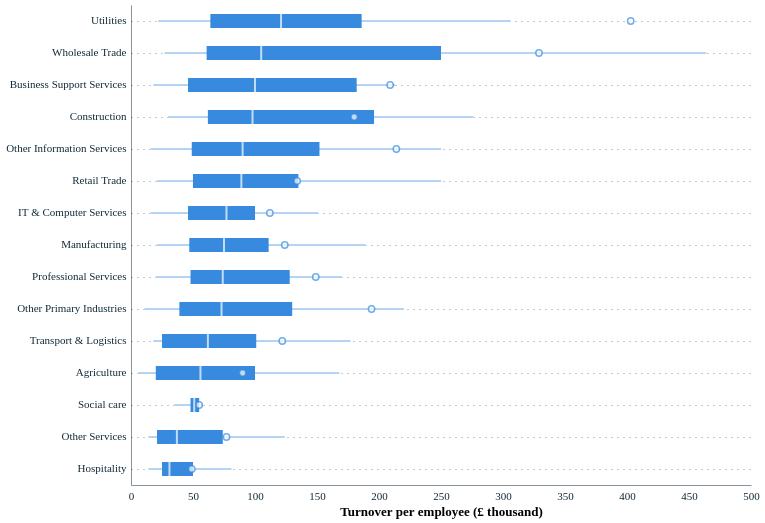

Write notebook code for a chart like this one.
### Code cell
# Productivity disparities by industry

sector_prod_df = prod_df[prod_df['dimension']=='Sector']
sector_prod_df_2023 = sector_prod_df[sector_prod_df['year']==2023]

sector_prod_df_2023 = sector_prod_df_2023.sort_values("p50_prod", ascending=False)
sector_order = sector_prod_df_2023["category"].tolist()

y = alt.Y("category:N", sort=sector_order, title=None, axis=alt.Axis(labelLimit=180))

tooltip = [
    alt.Tooltip("category:N",    title="Sector"),
    alt.Tooltip("p10_prod:Q",  title="P10",    format=","),
    alt.Tooltip("p25_prod:Q",  title="P25",    format=","),
    alt.Tooltip("p50_prod:Q",  title="Median", format=","),
    alt.Tooltip("p75_prod:Q",  title="P75",    format=","),
    alt.Tooltip("p90_prod:Q",  title="P90",    format=","),
    alt.Tooltip("mean_prod:Q", title="Mean",   format=","),
]

whisker = alt.Chart(sector_prod_df_2023).mark_rule(color="#b5d4f4", strokeWidth=2).encode(
    x=alt.X("p10_prod:Q", title="Turnover per employee (£ thousand)", axis=alt.Axis(format="~s")),
    x2="p90_prod:Q",
    y=y,
    tooltip=tooltip,
)

iqr_box = alt.Chart(sector_prod_df_2023).mark_bar(color="#378add", height=14).encode(
    x=alt.X("p25_prod:Q"),
    x2="p75_prod:Q",
    y=y,
    tooltip=tooltip,
)

median_tick = alt.Chart(sector_prod_df_2023).mark_tick(
    color="white", thickness=2, size=14
).encode(
    x=alt.X("p50_prod:Q"),
    y=y,
    tooltip=tooltip,
)

mean_circle = alt.Chart(sector_prod_df_2023).mark_point(
    shape="circle", filled=True, color="white", size=40,
    stroke="#378add", strokeWidth=1.5
).encode(
    x=alt.X("mean_prod:Q"),
    y=y,
    tooltip=tooltip,
)

chart = (whisker + iqr_box + median_tick + mean_circle).properties(
    width=620,
    height=480,
#    title=alt.TitleParams(
#        "Productivity Distribution by Sector (2023)",
#        subtitle="Line shows p10–p90 range · Boxes show IQR (p25–p75) · White tick = median · Circle = mean",
#        subtitleColor="#888",
#        subtitleFontSize=12,
#        fontSize=15,
#    )
).configure_view(
    strokeWidth=0
).configure_axis(
    grid=True,
    gridColor="#eeeeee",
    labelFontSize=12,
    titleFontSize=13,
)

chart.show()
chart.save(chart_path / 'AGP Charts/RLP_by_sector.png', scale_factor=2)

### Figure 1 — Vega-Lite specification as saved in the notebook (floating-point values rounded to 4 significant figures)
{"config": {"font": "Circular Std", "mark": {"line": {"interpolate": "linear"}}, "view": {"stroke": "transparent", "width": 400, "height": 300, "strokeWidth": 0}, "range": {"category": ["#179fdb", "#e6224b", "#f4c245", "#122b39", "#eb5c2e", "#36b7b4"], "diverging": ["#E6224B", "#E54753", "#C9C9C9", "#179FDB", "#122B39"], "heatmap": ["#C9C9C9", "#179FDB", "#0063AF", "#122B39"], "ordinal": ["#00A767", "#36B7B4", "#179FDB", "#0063AF", "#243B5A"]}, "axisX": {"labelColor": "#122b39", "tickColor": "#122b39", "domainColor": "#122b39", "domainOpacity": 0.5, "gridOpacity": 0, "labelFont": "Circular Std", "labelAngle": 0, "labelAlign": "center", "labelFontSize": 11, "labelPadding": 5, "tickCount": 10, "tickSize": 0, "title": ""}, "axisY": {"labelColor": "#122b39", "labelFont": "Circular Std", "tickColor": "#122b39", "domainColor": "#122b39", "gridColor": "#122b39", "gridDash": [1, 5], "gridOpacity": 0.5, "labelPadding": 5, "labelFontSize": 11, "domainOpacity": 0.5, "tickSize": 0, "title": null, "titleAlign": "left", "titleAngle": 0, "titleBaseline": "bottom", "titleColor": "#122b39", "titleOpacity": 0.9, "titleX": 0, "titleY": -7}, "axis": {"grid": true, "gridColor": "#eeeeee", "labelFontSize": 12, "titleFontSize": 13}}, "layer": [{"mark": {"type": "rule", "color": "#b5d4f4", "strokeWidth": 2}, "encoding": {"tooltip": [{"field": "category", "title": "Sector", "type": "nominal"}, {"field": "p10_prod", "format": ",", "title": "P10", "type": "quantitative"}, {"field": "p25_prod", "format": ",", "title": "P25", "type": "quantitative"}, {"field": "p50_prod", "format": ",", "title": "Median", "type": "quantitative"}, {"field": "p75_prod", "format": ",", "title": "P75", "type": "quantitative"}, {"field": "p90_prod", "format": ",", "title": "P90", "type": "quantitative"}, {"field": "mean_prod", "format": ",", "title": "Mean", "type": "quantitative"}], "x": {"axis": {"format": "~s"}, "field": "p10_prod", "title": "Turnover per employee (£ thousand)", "type": "quantitative"}, "x2": {"field": "p90_prod"}, "y": {"axis": {"labelLimit": 180}, "field": "category", "sort": ["Utilities", "Wholesale Trade", "Business Support Services", "Construction", "Other Information Services", "Retail Trade", "IT & Computer Services", "Manufacturing", "Professional Services", "Other Primary Industries", "Transport & Logistics", "Agriculture", "Social care", "Other Services", "Hospitality"], "title": null, "type": "nominal"}}}, {"mark": {"type": "bar", "color": "#378add", "height": 14}, "encoding": {"tooltip": [{"field": "category", "title": "Sector", "type": "nominal"}, {"field": "p10_prod", "format": ",", "title": "P10", "type": "quantitative"}, {"field": "p25_prod", "format": ",", "title": "P25", "type": "quantitative"}, {"field": "p50_prod", "format": ",", "title": "Median", "type": "quantitative"}, {"field": "p75_prod", "format": ",", "title": "P75", "type": "quantitative"}, {"field": "p90_prod", "format": ",", "title": "P90", "type": "quantitative"}, {"field": "mean_prod", "format": ",", "title": "Mean", "type": "quantitative"}], "x": {"field": "p25_prod", "type": "quantitative"}, "x2": {"field": "p75_prod"}, "y": {"axis": {"labelLimit": 180}, "field": "category", "sort": ["Utilities", "Wholesale Trade", "Business Support Services", "Construction", "Other Information Services", "Retail Trade", "IT & Computer Services", "Manufacturing", "Professional Services", "Other Primary Industries", "Transport & Logistics", "Agriculture", "Social care", "Other Services", "Hospitality"], "title": null, "type": "nominal"}}}, {"mark": {"type": "tick", "color": "white", "size": 14, "thickness": 2}, "encoding": {"tooltip": [{"field": "category", "title": "Sector", "type": "nominal"}, {"field": "p10_prod", "format": ",", "title": "P10", "type": "quantitative"}, {"field": "p25_prod", "format": ",", "title": "P25", "type": "quantitative"}, {"field": "p50_prod", "format": ",", "title": "Median", "type": "quantitative"}, {"field": "p75_prod", "format": ",", "title": "P75", "type": "quantitative"}, {"field": "p90_prod", "format": ",", "title": "P90", "type": "quantitative"}, {"field": "mean_prod", "format": ",", "title": "Mean", "type": "quantitative"}], "x": {"field": "p50_prod", "type": "quantitative"}, "y": {"axis": {"labelLimit": 180}, "field": "category", "sort": ["Utilities", "Wholesale Trade", "Business Support Services", "Construction", "Other Information Services", "Retail Trade", "IT & Computer Services", "Manufacturing", "Professional Services", "Other Primary Industries", "Transport & Logistics", "Agriculture", "Social care", "Other Services", "Hospitality"], "title": null, "type": "nominal"}}}, {"mark": {"type": "point", "color": "white", "filled": true, "shape": "circle", "size": 40, "stroke": "#378add", "strokeWidth": 1.5}, "encoding": {"tooltip": [{"field": "category", "title": "Sector", "type": "nominal"}, {"field": "p10_prod", "format": ",", "title": "P10", "type": "quantitative"}, {"field": "p25_prod", "format": ",", "title": "P25", "type": "quantitative"}, {"field": "p50_prod", "format": ",", "title": "Median", "type": "quantitative"}, {"field": "p75_prod", "format": ",", "title": "P75", "type": "quantitative"}, {"field": "p90_prod", "format": ",", "title": "P90", "type": "quantitative"}, {"field": "mean_prod", "format": ",", "title": "Mean", "type": "quantitative"}], "x": {"field": "mean_prod", "type": "quantitative"}, "y": {"axis": {"labelLimit": 180}, "field": "category", "sort": ["Utilities", "Wholesale Trade", "Business Support Services", "Construction", "Other Information Services", "Retail Trade", "IT & Computer Services", "Manufacturing", "Professional Services", "Other Primary Industries", "Transport & Logistics", "Agriculture", "Social care", "Other Services", "Hospitality"], "title": null, "type": "nominal"}}}], "data": {"name": "data-4e0287aad791cc75dfa2084deb36fed9"}, "height": 480, "width": 620, "$schema": "https://vega.github.io/schema/vega-lite/v5.20.1.json", "datasets": {"data-4e0287aad791cc75dfa2084deb36fed9": [{"year": 2023, "dimension": "Sector", "category": "Utilities", "n_firms": 16043, "p10_prod": 22, "p25_prod": 64, "p50_prod": 121, "p75_prod": 186, "p90_prod": 306, "mean_prod": 403, "sd_prod": 3778}, {"year": 2023, "dimension": "Sector", "category": "Wholesale Trade", "n_firms": 188932, "p10_prod": 27, "p25_prod": 61, "p50_prod": 105, "p75_prod": 250, "p90_prod": 464, "mean_prod": 329, "sd_prod": 5526}, {"year": 2023, "dimension": "Sector", "category": "Business Support Services", "n_firms": 236832, "p10_prod": 18, "p25_prod": 46, "p50_prod": 100, "p75_prod": 182, "p90_prod": 213, "mean_prod": 209, "sd_prod": 16228}, {"year": 2023, "dimension": "Sector", "category": "Construction", "n_firms": 388876, "p10_prod": 30, "p25_prod": 62, "p50_prod": 98, "p75_prod": 196, "p90_prod": 276, "mean_prod": 180, "sd_prod": 1350}, {"year": 2023, "dimension": "Sector", "category": "Other Information Services", "n_firms": 56810, "p10_prod": 16, "p25_prod": 49, "p50_prod": 90, "p75_prod": 152, "p90_prod": 250, "mean_prod": 214, "sd_prod": 3461}, {"year": 2023, "dimension": "Sector", "category": "Retail Trade", "n_firms": 219873, "p10_prod": 21, "p25_prod": 50, "p50_prod": 89, "p75_prod": 135, "p90_prod": 250, "mean_prod": 134, "sd_prod": 1195}, {"year": 2023, "dimension": "Sector", "category": "IT & Computer Services", "n_firms": 136413, "p10_prod": 16, "p25_prod": 46, "p50_prod": 77, "p75_prod": 100, "p90_prod": 151, "mean_prod": 112, "sd_prod": 858}, {"year": 2023, "dimension": "Sector", "category": "Manufacturing", "n_firms": 141602, "p10_prod": 21, "p25_prod": 47, "p50_prod": 75, "p75_prod": 111, "p90_prod": 189, "mean_prod": 124, "sd_prod": 884}, {"year": 2023, "dimension": "Sector", "category": "Professional Services", "n_firms": 424197, "p10_prod": 20, "p25_prod": 48, "p50_prod": 74, "p75_prod": 128, "p90_prod": 170, "mean_prod": 149, "sd_prod": 9294}, {"year": 2023, "dimension": "Sector", "category": "Other Primary Industries", "n_firms": 10928, "p10_prod": 11, "p25_prod": 39, "p50_prod": 73, "p75_prod": 130, "p90_prod": 220, "mean_prod": 194, "sd_prod": 1947}, {"year": 2023, "dimension": "Sector", "category": "Transport & Logistics", "n_firms": 130068, "p10_prod": 18, "p25_prod": 25, "p50_prod": 62, "p75_prod": 101, "p90_prod": 177, "mean_prod": 122, "sd_prod": 1364}, {"year": 2023, "dimension": "Sector", "category": "Agriculture", "n_firms": 134466, "p10_prod": 6, "p25_prod": 20, "p50_prod": 56, "p75_prod": 100, "p90_prod": 168, "mean_prod": 90, "sd_prod": 343}, {"year": 2023, "dimension": "Sector", "category": "Social care", "n_firms": 51986, "p10_prod": 35, "p25_prod": 48, "p50_prod": 51, "p75_prod": 55, "p90_prod": 58, "mean_prod": 55, "sd_prod": 209}, {"year": 2023, "dimension": "Sector", "category": "Other Services", "n_firms": 187037, "p10_prod": 14, "p25_prod": 21, "p50_prod": 37, "p75_prod": 74, "p90_prod": 124, "mean_prod": 77, "sd_prod": 2069}, {"year": 2023, "dimension": "Sector", "category": "Hospitality", "n_firms": 178198, "p10_prod": 14, "p25_prod": 25, "p50_prod": 31, "p75_prod": 50, "p90_prod": 81, "mean_prod": 49, "sd_prod": 185}]}}
